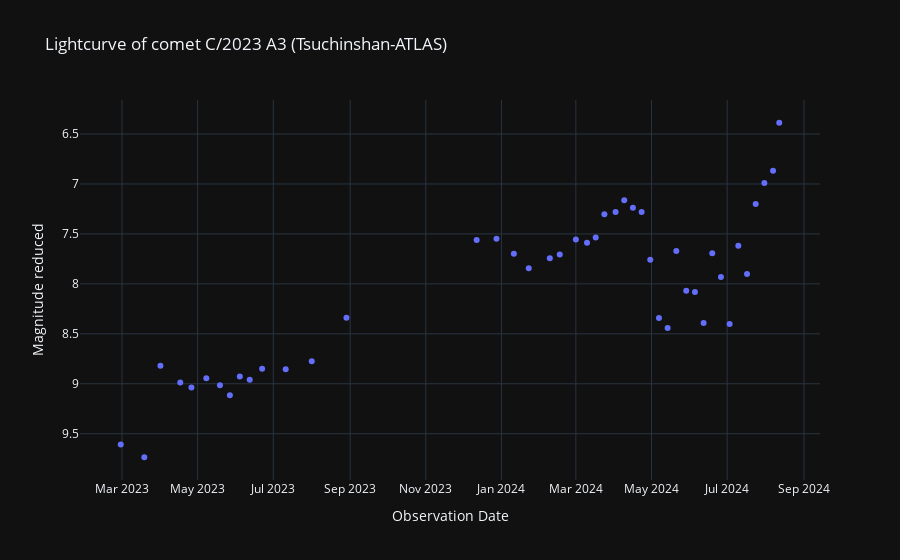

The notebook cell this image was saved under:
### Code cell
# Gráfica de lus promediada
labels = {'obs_date':'Observation Date','magnitud_reducida':'Magnitude reduced'}
fig = px.scatter(curva_de_luz_promediada_df, x=curva_de_luz_promediada_df.obs_date, y='magnitud_reducida', template= 'plotly_dark', labels= labels, title='Lightcurve of comet C/2023 A3 (Tsuchinshan-ATLAS)')
fig.update_yaxes(autorange="reversed")
fig.show()

### Figure 1 — Plotly figure (JSON) as saved in the notebook; plotly's stock layout.template omitted (floating-point values rounded to 4 significant figures)
{"data": [{"hovertemplate": "Observation Date=%{x}<br>Magnitude reduced=%{y}<extra></extra>", "legendgroup": "", "marker": {"color": "#636efa", "symbol": "circle"}, "mode": "markers", "name": "", "orientation": "v", "showlegend": false, "type": "scatter", "x": ["2023-02-28T00:00:00", "2023-03-19T00:00:00", "2023-04-01T00:00:00", "2023-04-17T00:00:00", "2023-04-26T00:00:00", "2023-05-08T00:00:00", "2023-05-19T00:00:00", "2023-05-27T00:00:00", "2023-06-04T00:00:00", "2023-06-12T00:00:00", "2023-06-22T00:00:00", "2023-07-11T00:00:00", "2023-08-01T00:00:00", "2023-08-29T00:00:00", "2023-12-12T00:00:00", "2023-12-28T00:00:00", "2024-01-11T00:00:00", "2024-01-23T00:00:00", "2024-02-09T00:00:00", "2024-02-17T00:00:00", "2024-03-01T00:00:00", "2024-03-10T00:00:00", "2024-03-17T00:00:00", "2024-03-24T00:00:00", "2024-04-02T00:00:00", "2024-04-09T00:00:00", "2024-04-16T00:00:00", "2024-04-23T00:00:00", "2024-04-30T00:00:00", "2024-05-07T00:00:00", "2024-05-14T00:00:00", "2024-05-21T00:00:00", "2024-05-29T00:00:00", "2024-06-05T00:00:00", "2024-06-12T00:00:00", "2024-06-19T00:00:00", "2024-06-26T00:00:00", "2024-07-03T00:00:00", "2024-07-10T00:00:00", "2024-07-17T00:00:00", "2024-07-24T00:00:00", "2024-07-31T00:00:00", "2024-08-07T00:00:00", "2024-08-12T00:00:00"], "xaxis": "x", "y": [9.609, 9.736, 8.819, 8.988, 9.037, 8.945, 9.014, 9.115, 8.927, 8.959, 8.849, 8.855, 8.775, 8.338, 7.561, 7.548, 7.699, 7.843, 7.745, 7.706, 7.556, 7.588, 7.536, 7.303, 7.279, 7.164, 7.238, 7.28, 7.758, 8.341, 8.443, 7.672, 8.069, 8.081, 8.391, 7.693, 7.932, 8.401, 7.618, 7.902, 7.201, 6.991, 6.868, 6.387], "yaxis": "y"}], "layout": {"legend": {"tracegroupgap": 0}, "title": {"text": "Lightcurve of comet C/2023 A3 (Tsuchinshan-ATLAS)"}, "xaxis": {"anchor": "y", "domain": [0, 1], "title": {"text": "Observation Date"}}, "yaxis": {"anchor": "x", "autorange": "reversed", "domain": [0, 1], "title": {"text": "Magnitude reduced"}}}}
